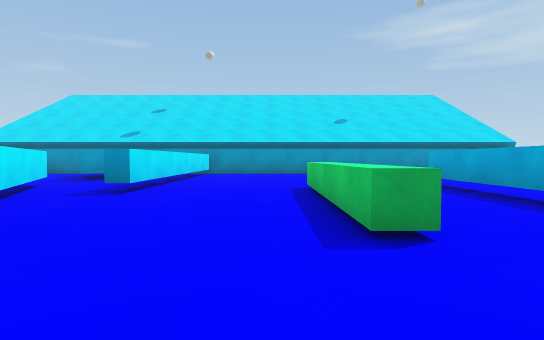
[1] (above)

22 first-person views from a walk through a scene from a Unity 3-D project. The camera is 0.58 m above the floor, tilts 2° down and sees 80° across. The floor is counted in squares, 1 m on a side. Each view is taken from the middle of a square. On the plan, view 1 faces up. The plan holds only what a view shows up to about 9 squares ahead; the rest is blank. The place goes on beyond the plan. The player is left out. Surface patterns are stand-ins for the level's own textures.

[2]
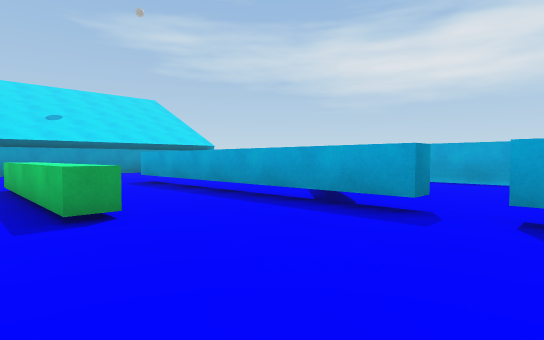

[3]
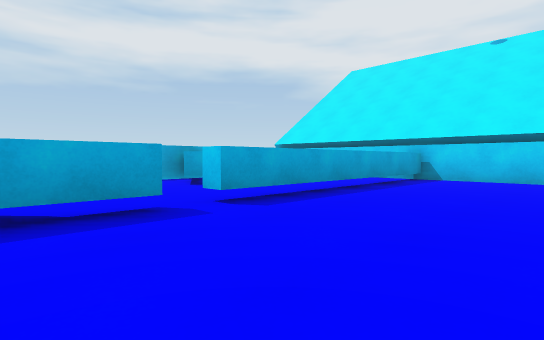

[4]
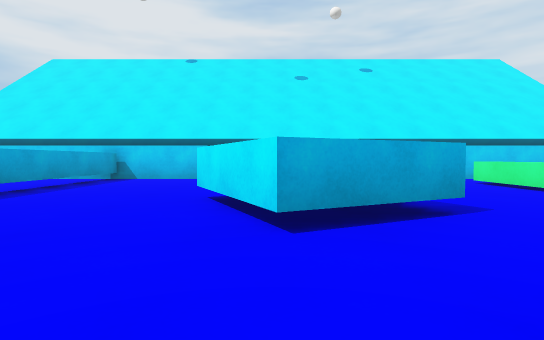

[5]
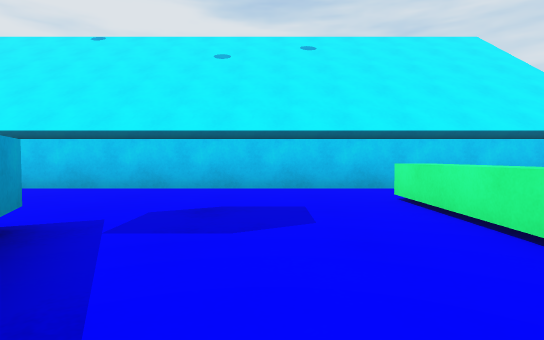

[6]
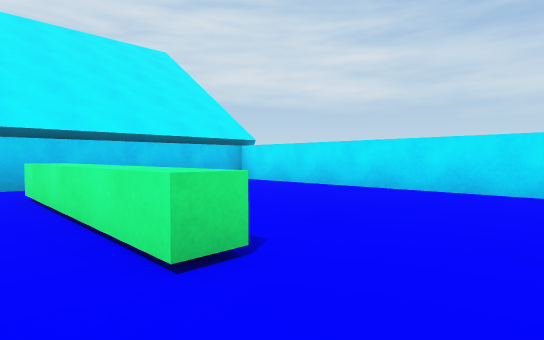

[7]
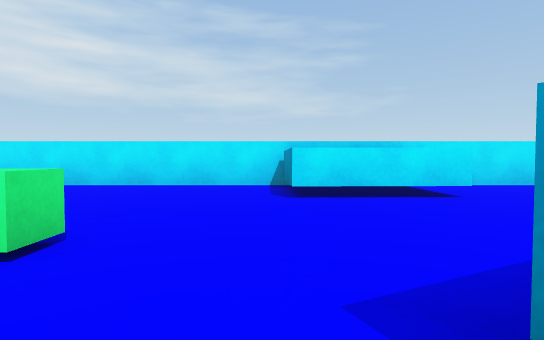

[8]
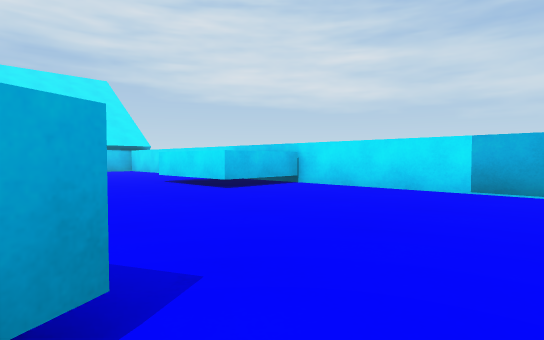

[9]
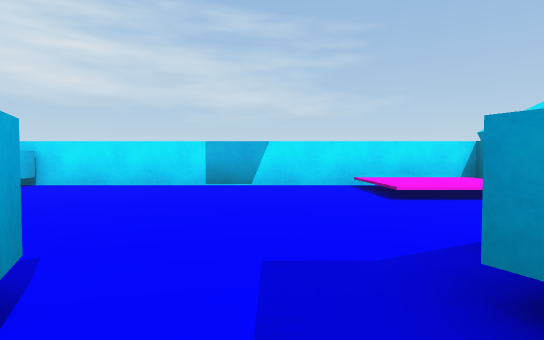

[10]
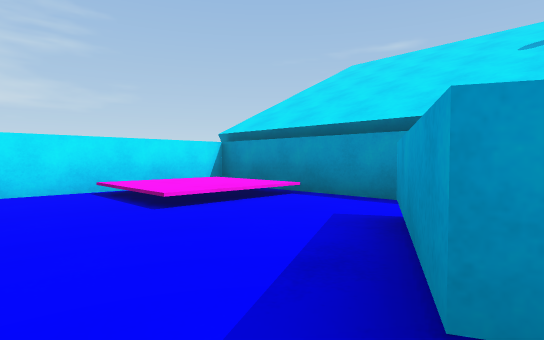

[11]
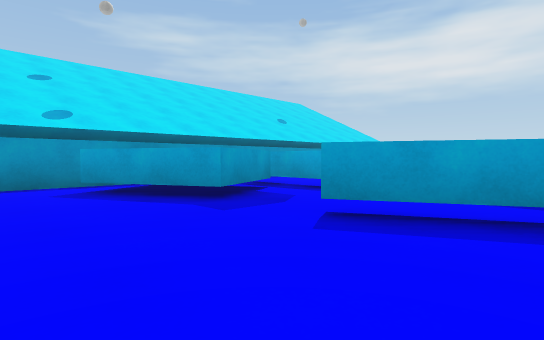

[12]
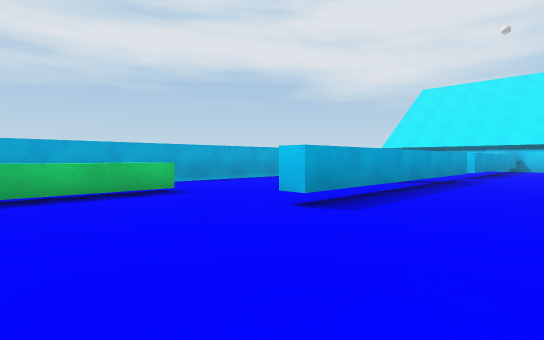

[13]
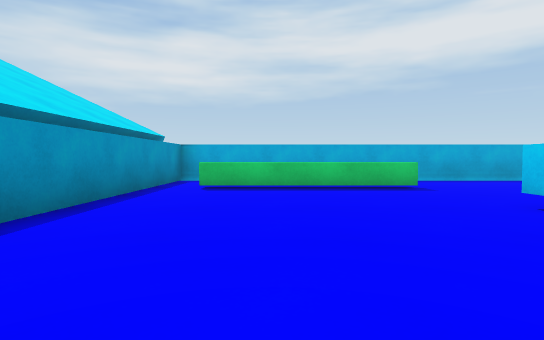

[14]
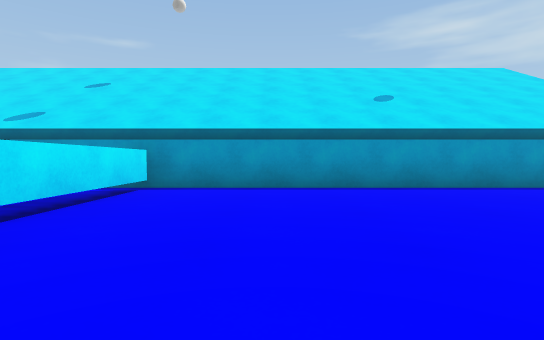

[15]
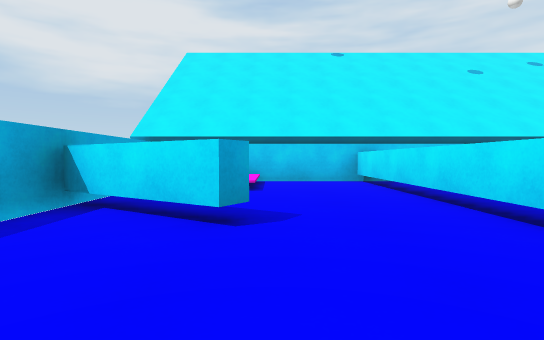

[16]
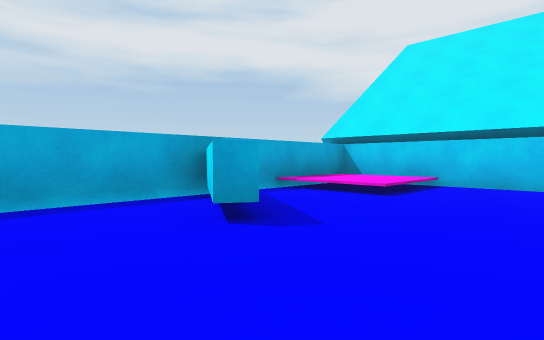

[17]
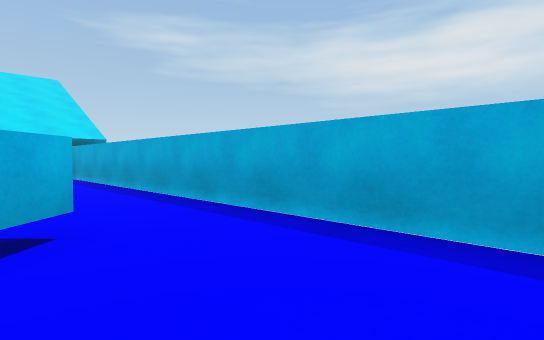

[18]
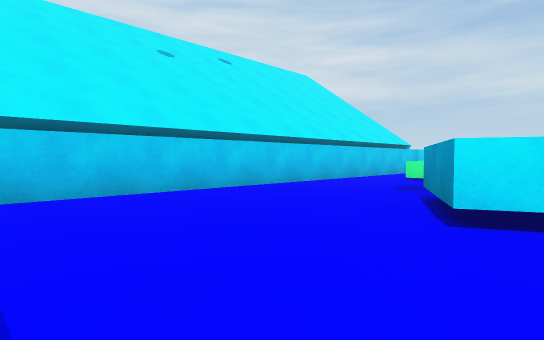

[19]
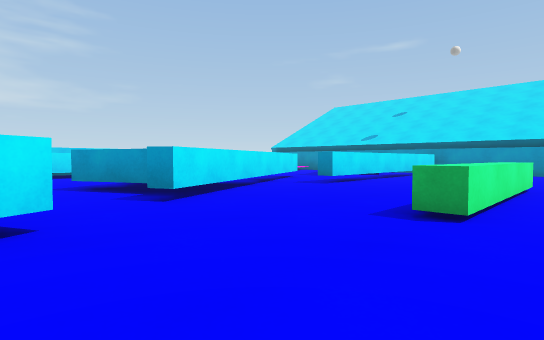

[20]
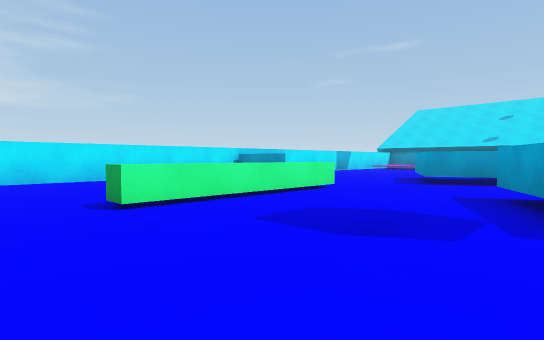

[21]
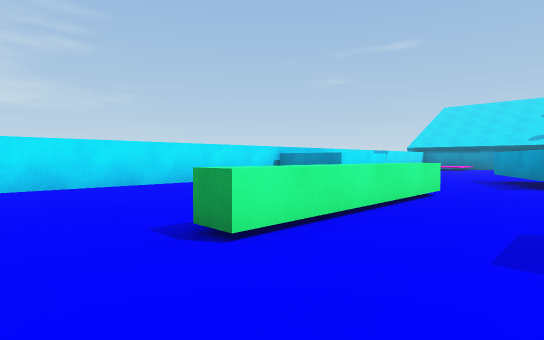

[22]
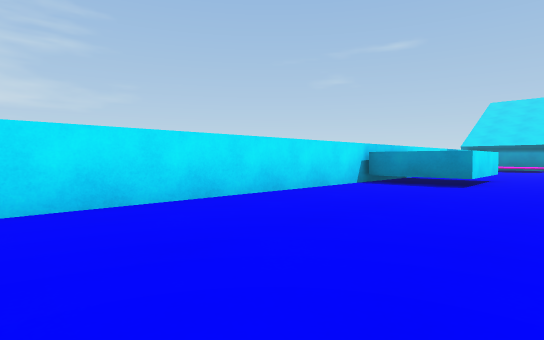

### Floor plan
Key: @ floor where view 1 was taken; # wall or solid block; . floor; ^ raised ledge.
Columns run from 11 left of view 1 to 9 right of it. Each row starts with its distance up from view 1.
 13 #####################
 12 #^^...^ #...........#
 11 #^^..^  ^........^..#
 10 #^^..^^^^........^..#
  9 #.....^.^........^..#
  8 #.......^........^..#
  7 #.....^.^......^....#
  6 #.....^.^...^..^....#
  5 #......^....^..^....#
  4 #......^....^..^.^..#
  3 ^^^...^ ^...^..^^^..#
  2 ^ ^...^ ^......^^...#
  1 ^^^...^^#^.....^....#
  0 #..........@........#
 -1 #.......#^^....^....#
 -2 #....^...^^^...^..^.#
 -3 #....^...^^^...^...^#
 -4 #....^.........^....#
 -5 #....^.........^..^^^
 -6 #..............^..^^^
 -7 #..............^..^^^
 -8 ##################^^

Where each view was taken, in squares from view 1:
view 1: 0 up, 0 right, facing up
view 2: 1 down, 0 right, facing up-right
view 3: 2 up, 0 right, facing down-right
view 4: 2 up, 1 left, facing down
view 5: 1 down, 4 left, facing down
view 6: 0 up, 5 left, facing down-left
view 7: 0 up, 4 left, facing left
view 8: 8 up, 5 left, facing down-left
view 9: 8 up, 4 left, facing left
view 10: 8 up, 5 left, facing up-left
view 11: 5 up, 8 left, facing up-right
view 12: 10 up, 1 right, facing down-right
view 13: 10 up, 0 right, facing right
view 14: 6 up, 0 right, facing up
view 15: 1 up, 6 right, facing down
view 16: 0 up, 4 right, facing down-right
view 17: 1 up, 6 right, facing up-right
view 18: 2 down, 3 right, facing down-left
view 19: 1 down, 2 right, facing up-left
view 20: 7 down, 2 left, facing up-left
view 21: 7 down, 4 left, facing up-left
view 22: 7 down, 7 left, facing up-left
